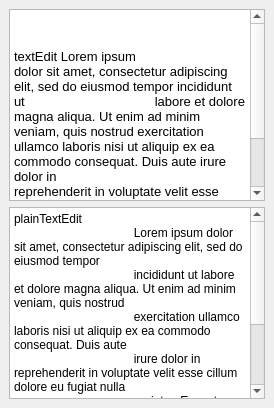
        <widget class="QDockWidget" name="dockWidget">
            <property name="windowTitle">
                <string>Right Doc</string>
            </property>
            <attribute name="dockWidgetArea">
                <number>2</number>
            </attribute>
            <widget class="QWidget" name="dockWidgetContents">
                <layout class="QGridLayout" name="gridLayout_26">
                    <item row="0" column="0">
                        <widget class="QTextEdit" name="textEdit">
                            <property name="markdown">
                                <string>textEdit Lorem ipsum dolor sit amet, consectetur adipiscing elit, sed do
                                    eiusmod tempor incididunt ut labore et dolore magna aliqua. Ut enim ad minim
                                    veniam, quis nostrud exercitation ullamco laboris nisi ut aliquip ex ea commodo
                                    consequat. Duis aute irure dolor in reprehenderit in voluptate velit esse
                                    cillum dolore eu fugiat nulla pariatur. Excepteur sint occaecat cupidatat non
                                    proident, sunt in culpa qui officia deserunt mollit anim id est laborum.

                                </string>
                            </property>
                            <property name="html">
                                <string>&lt;!DOCTYPE HTML PUBLIC &quot;-//W3C//DTD HTML 4.0//EN&quot; &quot;http://www.w3.org/TR/REC-html40/strict.dtd&quot;&gt;
                                    &lt;html&gt;&lt;head&gt;&lt;meta name=&quot;qrichtext&quot; content=&quot;1&quot; /&gt;&lt;style
                                    type=&quot;text/css&quot;&gt;
                                    p, li { white-space: pre-wrap; }
                                    &lt;/style&gt;&lt;/head&gt;&lt;body style=&quot; font-family:'Noto Sans';
                                    font-size:10pt; font-weight:400; font-style:normal;&quot;&gt;
                                    &lt;p style=&quot; margin-top:6px; margin-bottom:6px; margin-left:0px;
                                    margin-right:0px; -qt-block-indent:0; text-indent:0px;&quot;&gt;textEdit Lorem ipsum
                                    dolor sit amet, consectetur adipiscing elit, sed do eiusmod tempor incididunt ut
                                    labore et dolore magna aliqua. Ut enim ad minim veniam, quis nostrud exercitation
                                    ullamco laboris nisi ut aliquip ex ea commodo consequat. Duis aute irure dolor in
                                    reprehenderit in voluptate velit esse cillum dolore eu fugiat nulla pariatur.
                                    Excepteur sint occaecat cupidatat non proident, sunt in culpa qui officia deserunt
                                    mollit anim id est laborum.&lt;/p&gt;&lt;/body&gt;&lt;/html&gt;
                                </string>
                            </property>
                        </widget>
                    </item>
                    <item row="1" column="0">
                        <widget class="QPlainTextEdit" name="plainTextEdit">
                            <property name="plainText">
                                <string>plainTextEdit
                                    Lorem ipsum dolor sit amet, consectetur adipiscing elit, sed do eiusmod tempor
                                    incididunt ut labore et dolore magna aliqua. Ut enim ad minim veniam, quis nostrud
                                    exercitation ullamco laboris nisi ut aliquip ex ea commodo consequat. Duis aute
                                    irure dolor in reprehenderit in voluptate velit esse cillum dolore eu fugiat nulla
                                    pariatur. Excepteur sint occaecat cupidatat non proident, sunt in culpa qui officia
                                    deserunt mollit anim id est laborum.
                                </string>
                            </property>
                        </widget>
                    </item>
                </layout>
            </widget>
        </widget>
